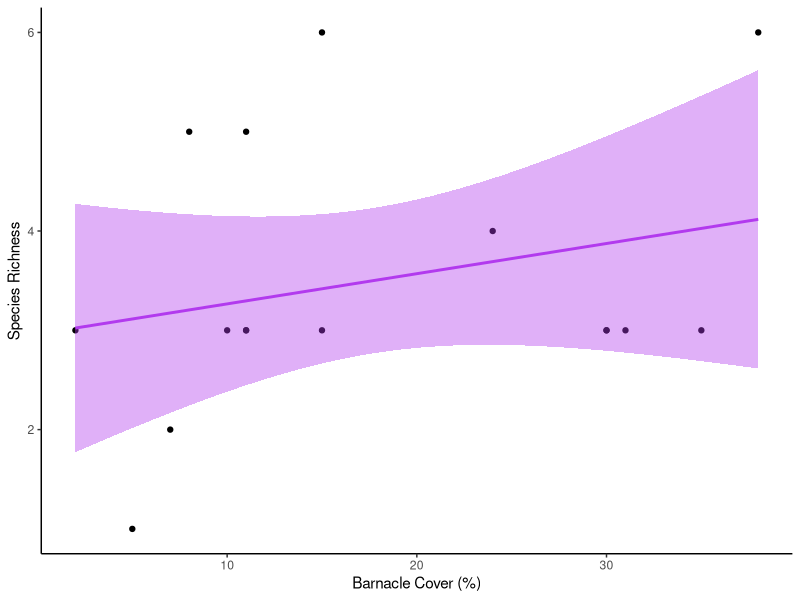
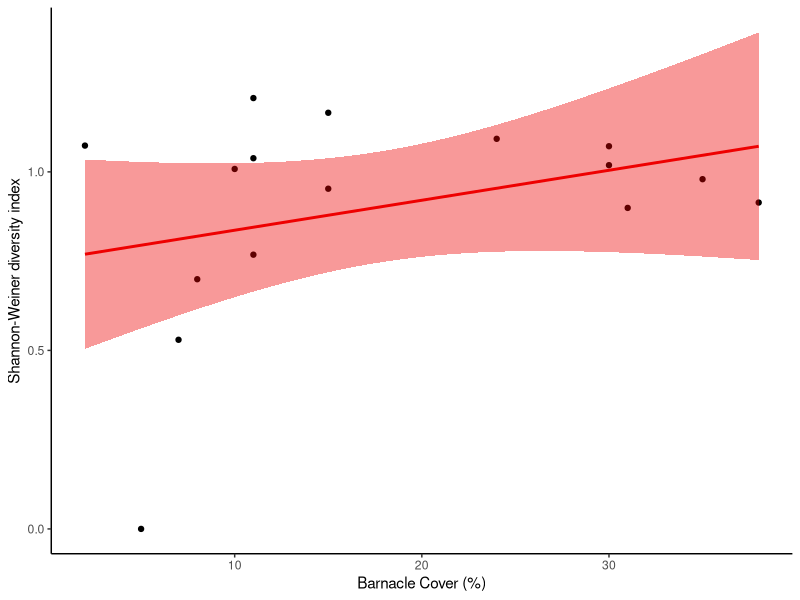
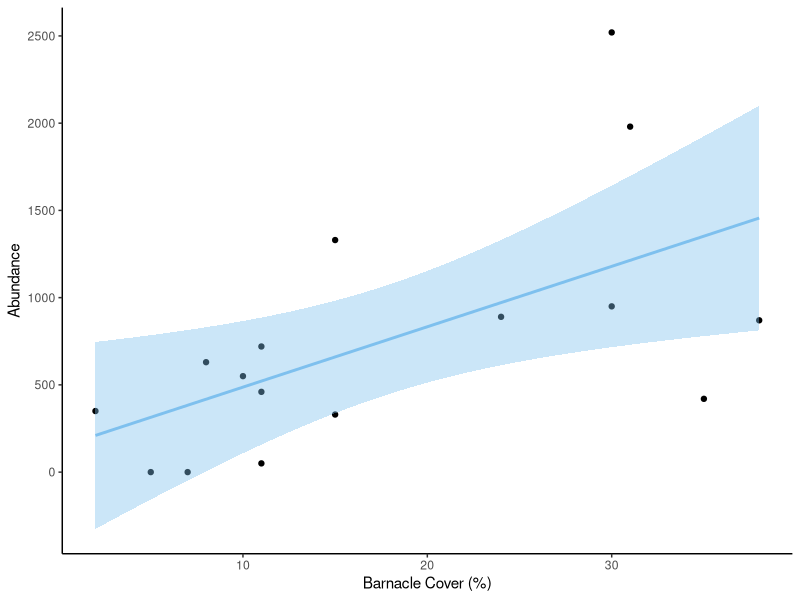
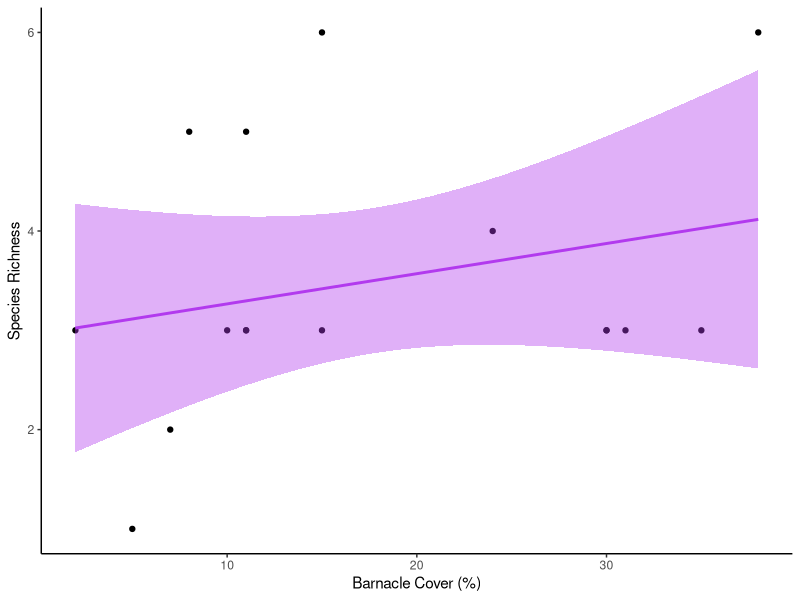
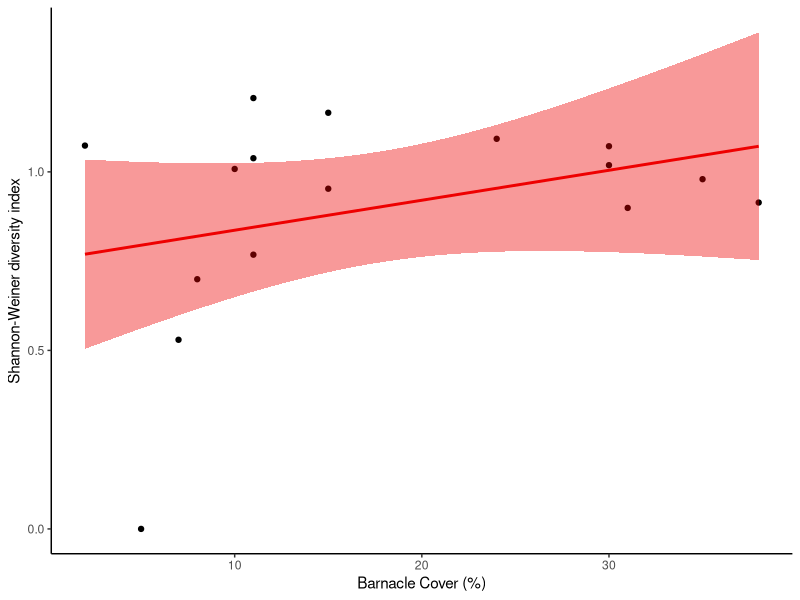
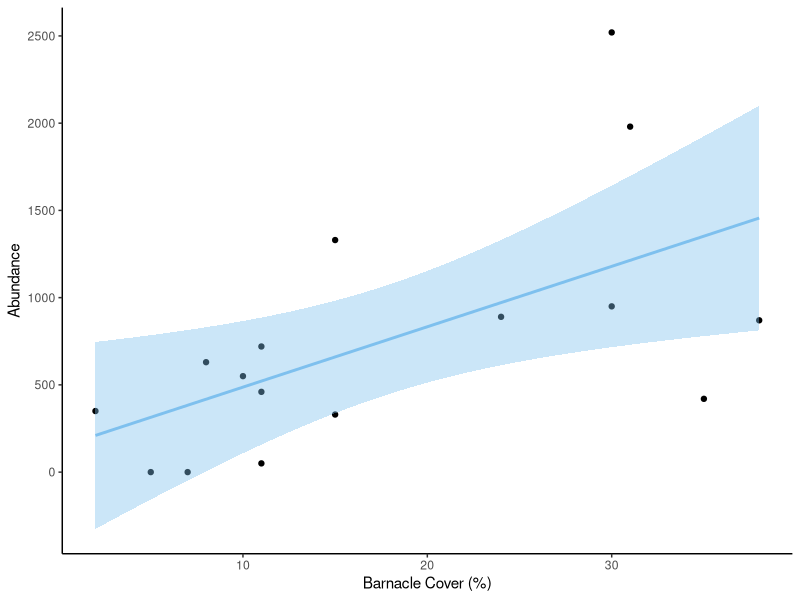

Generate these figures, in order, with R:
## ---- chunk 1
knitr::opts_chunk$set(echo = TRUE)
## ---- chunk 2
library(tidyverse)
library(here)
biodiversity = read_csv(here("./data/biodiversity.csv"))
cover = read_csv(here("./data/data-entry-final - percent-cover.csv"))
quadrat = read_csv(here("./data/data-entry-final - quadrat-data.csv"))
## ---- chunk 3
#Calculating number of unique species in each quadrat (species richness)
quad_richness <- biodiversity %>%
  drop_na(species) %>%
  group_by(vertical_transect,quadrat) %>%
  summarize(n_spp = length(unique(species)))
## ---- chunk 4
#number of individuals of each species for each quadrat
quad_shannon <- biodiversity %>%
  drop_na(species) %>%
  mutate(n_scaled = n*10)%>%
  group_by(vertical_transect,quadrat, species) %>%
  summarize(n_per_species = sum(n_scaled))

#total number of individuals for each quadrat
quad_total_individuals <- biodiversity %>%
  drop_na(species) %>%
  mutate(n_scaled = n*10)%>%
  group_by (vertical_transect, quadrat)%>%
  summarize(n_total = sum(n_scaled))

quad_shannon <- merge(quad_shannon, quad_total_individuals, all = TRUE, by = c('vertical_transect', 'quadrat'))

#shannon index calculations
quad_shannon<-quad_shannon%>%
  mutate(P_i = n_per_species/n_total) %>%
  mutate(Pi_lnPi = P_i*log(P_i))

#Sum to find shannon index for each quadrat
shannon_index<-quad_shannon%>%
group_by(vertical_transect, quadrat)%>%
summarize(H = -sum(Pi_lnPi))
## ---- chunk 5
#Calculating total number of barnacles (C. dalli and B. glandula) in each quadrat
barnacle_abundance <- biodiversity%>%
    drop_na(species)%>%
    mutate(n_scaled = n*10)%>%
  filter(species == "C. dalli" | species == "B. glandula")%>%
   group_by(vertical_transect,quadrat)%>%
    summarize(n_barnacle = sum(n_scaled))

#Calculating total number of organisms excluding barnacles in each quadrat
abundance_data <- merge(quad_total_individuals, barnacle_abundance, all = TRUE, by = c('vertical_transect', 'quadrat')) %>%
  mutate(n_without_barnacles = n_total-n_barnacle)
## ---- chunk 6
#Adding all data for plots to one dataframe
merged_data <- merge(quad_richness, shannon_index, all = TRUE, by = c('vertical_transect', 'quadrat'))
merged_data <- merge(merged_data, cover, all = TRUE, by = c('vertical_transect', 'quadrat'))
merged_data$n_without_barnacles <- abundance_data$n_without_barnacles
merged_data$side <- quadrat$side
## ---- chunk 7
#plot of species richness vs. barnacle cover
ggplot(data = merged_data, aes(x = per_barnacle, y = n_spp)) +
  geom_point() +
  geom_smooth(method = "lm",fill = "darkorchid2", colour = "darkorchid2")+
  xlab("Barnacle Cover (%)") +
  ylab("Species Richness")+
  theme_classic() 
ggsave(here("./images/richness_barnacleCover.png"))
  
#plot of diversity vs. barnacle cover
ggplot(data = merged_data, aes(x = per_barnacle, y = H)) +
  geom_point() +
  geom_smooth(method = "lm",fill = "red2", colour = "red2")+
  xlab("Barnacle Cover (%)") +
  ylab("Shannon-Weiner diversity index")+
  theme_classic()
ggsave(here("./images/diversity_barnacleCover.png"))


#plot of organism abundance (excluding barnacles) vs barnacle cover
ggplot(data = merged_data, aes(x = per_barnacle, y = n_without_barnacles)) +
  geom_point() +
  geom_smooth(method = "lm", fill = "skyblue2", colour = "skyblue2") +
  xlab("Barnacle Cover (%)") +
  ylab("Abundance") +
  theme_classic()
ggsave(here("./images/abundance_barnacleCover.png"))
## ---- chunk 8
#Models for effect of percent cover on richness, diversity, and abundance  
barnacle_richness_mod <- lm(n_spp~per_barnacle, data = merged_data)
summary(barnacle_richness_mod)

barnacle_diversity_mod <- lm(H~per_barnacle, data = merged_data)
summary(barnacle_diversity_mod)

barnacle_abundance_mod <- lm(n_without_barnacles~per_barnacle, data = merged_data)
summary(barnacle_abundance_mod)

